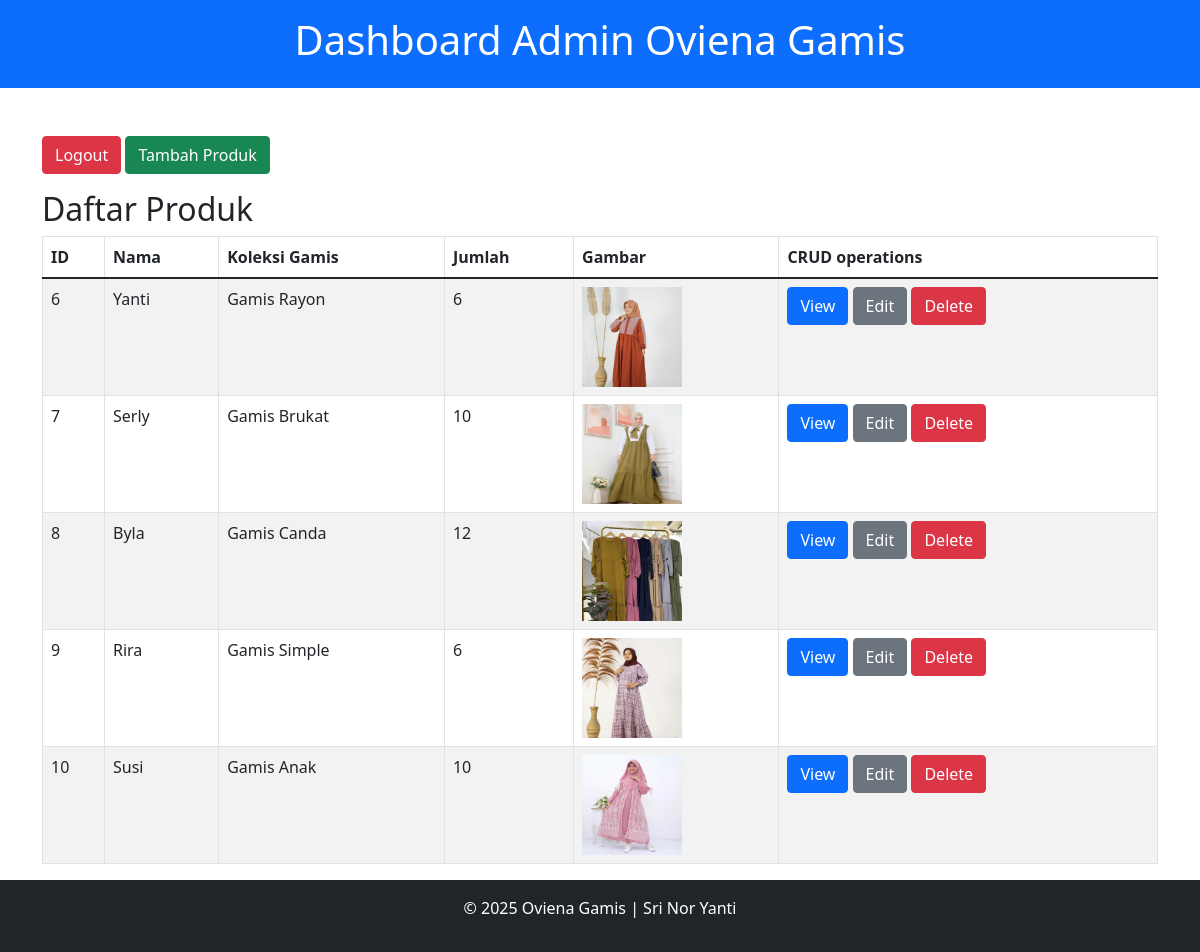
/dashboard.php (signed in), run on the app's committed database.
### tables this page shows
CREATE TABLE `gamis_collection` (
  `id` int(11) NOT NULL,
  `nama` varchar(100) NOT NULL,
  `koleksi_gamis` varchar(150) NOT NULL,
  `jumlah` int(11) NOT NULL,
  `gambar` varchar(255) DEFAULT NULL
);

### dashboard.php (the view, shortened to what this page needs)
<?php
include 'db.php';
$sql = "SELECT * FROM gamis_collection";
$result = $conn->query($sql);
?>
<!DOCTYPE html>
<html lang="id">
<head>
    <link href="https://cdn.jsdelivr.net/npm/bootstrap@5.1.3/dist/css/bootstrap.min.css" rel="stylesheet">
</head>
<body>
    <header class="bg-primary text-white text-center p-3">
        <h1>Dashboard Admin Oviena Gamis</h1>
    </header>
    <div class="container mt-5">
        <div class="d-flex justify-content-between mb-3">
            <div>
                <a href="logout.php" class="btn btn-danger">Logout</a>
                <a href="add_product.php" class="btn btn-success">Tambah Produk</a>
            </div>
        </div>
        <h2>Daftar Produk</h2>
        <table class="table table-bordered table-striped">
            <thead>
                <tr>
                    <th>ID</th>
                    <th>Nama</th>
                    <th>Koleksi Gamis</th>
                    <th>Jumlah</th>
                    <th>Gambar</th>
                    <th>CRUD operations</th>
                </tr>
            </thead>
            <tbody>
                <?php if ($result->num_rows > 0): ?>
                    <?php while ($row = $result->fetch_assoc()): ?>
                        <tr>
                            <td><?= htmlspecialchars($row['id']) ?></td>
                            <td><?= htmlspecialchars($row['nama']) ?></td>
                            <td><?= htmlspecialchars($row['koleksi_gamis']) ?></td>
                            <td><?= intval($row['jumlah']) ?></td>
                            <td>
                                <?php if (!empty($row['gambar']) && file_exists('uploads/' . $row['gambar'])): ?>
                                    <img src="<?= 'uploads/' . htmlspecialchars($row['gambar']) ?>" width="100" height="100" alt="Gambar Produk">
                                <?php else: ?>
                                    <span class="text-danger">Gambar tidak tersedia</span>
                                <?php endif; ?>
                            </td>
                            <td>
                                <a href="view_product.php?id=<?= $row['id'] ?>" class='btn btn-primary'><i class='bi bi-eye'></i> View</a>
                                <a href="edit_product.php?id=<?= $row['id'] ?>" class='btn btn-secondary'><i class='bi bi-pencil'></i> Edit</a>
                                <a href="delete_product.php?id=<?= $row['id'] ?>"class='btn btn-danger'><i class='bi bi-trash'></i> Delete</a>
                            </td>
                        </tr>
                    <?php endwhile; ?>
                <?php else: ?>
                    <tr>
                        <td colspan="6" class="text-center">Tidak ada produk yang ditemukan.</td>
                    </tr>
                <?php endif; ?>
            </tbody>
        </table>
    </div>
    <footer class="bg-dark text-white text-center p-3">
        <p>&copy; 2025 Oviena Gamis | Sri Nor Yanti</p>
    </footer>
</body>
</html>

### data on the page
gamis_collection: id "6", nama "Yanti", koleksi_gamis "Gamis Rayon", jumlah "6", gambar (picture)
gamis_collection: id "7", nama "Serly", koleksi_gamis "Gamis Brukat", jumlah "10", gambar (picture)
gamis_collection: id "8", nama "Byla", koleksi_gamis "Gamis Canda", jumlah "12", gambar (picture)
gamis_collection: id "9", nama "Rira", koleksi_gamis "Gamis Simple", jumlah "6", gambar (picture)
gamis_collection: id "10", nama "Susi", koleksi_gamis "Gamis Anak", jumlah "10", gambar (picture)
